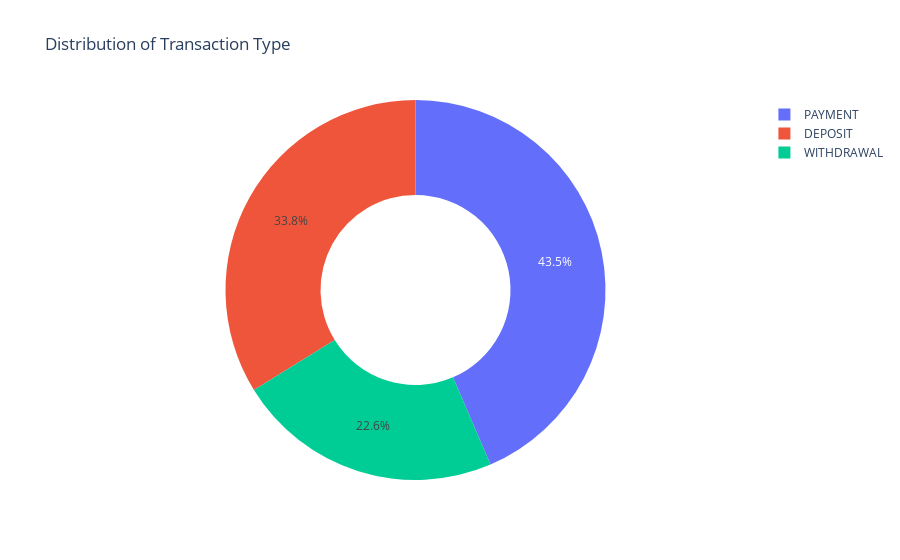

Source (notebook cell):
### Code cell
# Visualizing the Distribution of Transaction Types
type_counts = data['type'].value_counts()
transactions = type_counts.index
quantity = type_counts.values

figure = px.pie(data, 
                values=quantity, 
                names=['PAYMENT', 'DEPOSIT', 'WITHDRAWAL'], 
                hole=0.5, 
                title="Distribution of Transaction Type")
figure.show()

### Figure 1 — Plotly figure (JSON) as saved in the notebook; plotly's stock layout.template omitted (floating-point values rounded to 4 significant figures)
{"data": [{"domain": {"x": [0, 1], "y": [0, 1]}, "hole": 0.5, "hovertemplate": "label=%{label}<br>value=%{value}<extra></extra>", "labels": ["PAYMENT", "DEPOSIT", "WITHDRAWAL"], "legendgroup": "", "name": "", "showlegend": true, "type": "pie", "values": [2770409, 2151495, 1440716]}], "layout": {"legend": {"tracegroupgap": 0}, "title": {"text": "Distribution of Transaction Type"}}}
